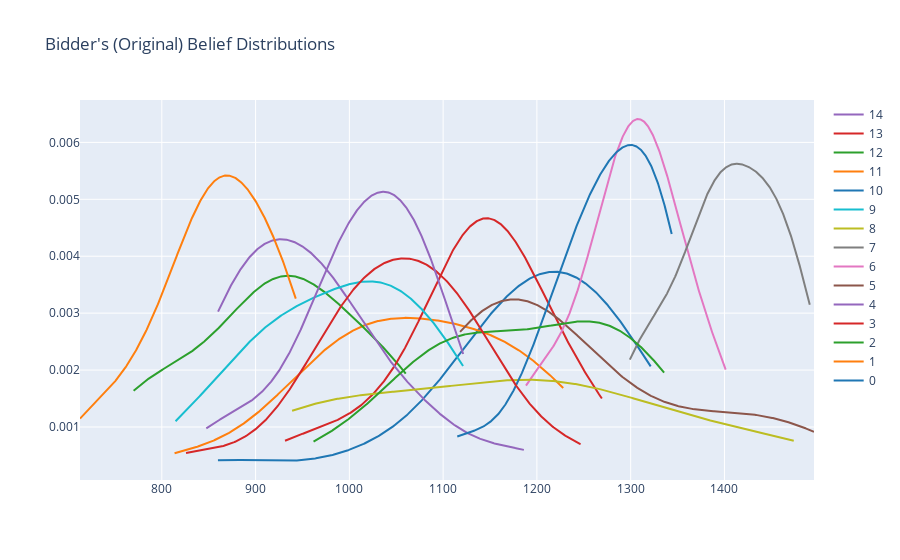
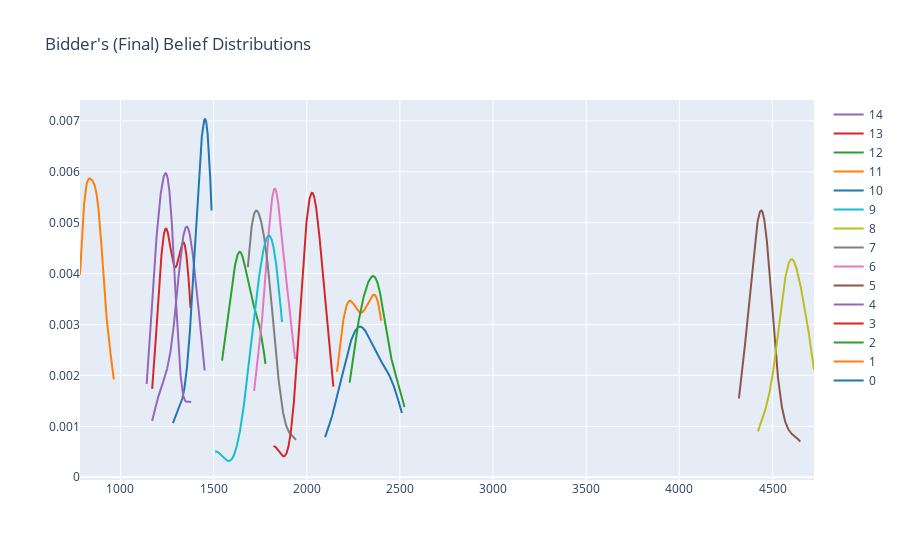

Source (notebook cell) for these figures, in order:
### Code cell
for i in range(0,len(all_original_bidders)):
    plot_belief_distributions(list(map(lambda bidder: bidder.value_belief_distribution,
                                 all_original_bidders[i])), 'Bidder\'s (Original) Belief Distributions')
    plot_belief_distributions(list(map(lambda bidder: bidder.value_belief_distribution,
                                       all_final_bidders[i])), 'Bidder\'s (Final) Belief Distributions')

### Figure 1 — Plotly figure (JSON) as saved in the notebook; plotly's stock layout.template omitted (floating-point values rounded to 4 significant figures; data arrays with more than 128 entries replaced by an {"elided": "..."} marker saying what was removed)
{"data": [{"legendgroup": "0", "marker": {"color": "rgb(31, 119, 180)"}, "mode": "lines", "name": "0", "showlegend": true, "type": "scatter", "x": {"elided": "500 float values"}, "xaxis": "x", "y": {"elided": "500 float values"}, "yaxis": "y"}, {"legendgroup": "1", "marker": {"color": "rgb(255, 127, 14)"}, "mode": "lines", "name": "1", "showlegend": true, "type": "scatter", "x": {"elided": "500 float values"}, "xaxis": "x", "y": {"elided": "500 float values"}, "yaxis": "y"}, {"legendgroup": "2", "marker": {"color": "rgb(44, 160, 44)"}, "mode": "lines", "name": "2", "showlegend": true, "type": "scatter", "x": {"elided": "500 float values"}, "xaxis": "x", "y": {"elided": "500 float values"}, "yaxis": "y"}, {"legendgroup": "3", "marker": {"color": "rgb(214, 39, 40)"}, "mode": "lines", "name": "3", "showlegend": true, "type": "scatter", "x": {"elided": "500 float values"}, "xaxis": "x", "y": {"elided": "500 float values"}, "yaxis": "y"}, {"legendgroup": "4", "marker": {"color": "rgb(148, 103, 189)"}, "mode": "lines", "name": "4", "showlegend": true, "type": "scatter", "x": {"elided": "500 float values"}, "xaxis": "x", "y": {"elided": "500 float values"}, "yaxis": "y"}, {"legendgroup": "5", "marker": {"color": "rgb(140, 86, 75)"}, "mode": "lines", "name": "5", "showlegend": true, "type": "scatter", "x": {"elided": "500 float values"}, "xaxis": "x", "y": {"elided": "500 float values"}, "yaxis": "y"}, {"legendgroup": "6", "marker": {"color": "rgb(227, 119, 194)"}, "mode": "lines", "name": "6", "showlegend": true, "type": "scatter", "x": {"elided": "500 float values"}, "xaxis": "x", "y": {"elided": "500 float values"}, "yaxis": "y"}, {"legendgroup": "7", "marker": {"color": "rgb(127, 127, 127)"}, "mode": "lines", "name": "7", "showlegend": true, "type": "scatter", "x": {"elided": "500 float values"}, "xaxis": "x", "y": {"elided": "500 float values"}, "yaxis": "y"}, {"legendgroup": "8", "marker": {"color": "rgb(188, 189, 34)"}, "mode": "lines", "name": "8", "showlegend": true, "type": "scatter", "x": {"elided": "500 float values"}, "xaxis": "x", "y": {"elided": "500 float values"}, "yaxis": "y"}, {"legendgroup": "9", "marker": {"color": "rgb(23, 190, 207)"}, "mode": "lines", "name": "9", "showlegend": true, "type": "scatter", "x": {"elided": "500 float values"}, "xaxis": "x", "y": {"elided": "500 float values"}, "yaxis": "y"}, {"legendgroup": "10", "marker": {"color": "rgb(31, 119, 180)"}, "mode": "lines", "name": "10", "showlegend": true, "type": "scatter", "x": {"elided": "500 float values"}, "xaxis": "x", "y": {"elided": "500 float values"}, "yaxis": "y"}, {"legendgroup": "11", "marker": {"color": "rgb(255, 127, 14)"}, "mode": "lines", "name": "11", "showlegend": true, "type": "scatter", "x": {"elided": "500 float values"}, "xaxis": "x", "y": {"elided": "500 float values"}, "yaxis": "y"}, {"legendgroup": "12", "marker": {"color": "rgb(44, 160, 44)"}, "mode": "lines", "name": "12", "showlegend": true, "type": "scatter", "x": {"elided": "500 float values"}, "xaxis": "x", "y": {"elided": "500 float values"}, "yaxis": "y"}, {"legendgroup": "13", "marker": {"color": "rgb(214, 39, 40)"}, "mode": "lines", "name": "13", "showlegend": true, "type": "scatter", "x": {"elided": "500 float values"}, "xaxis": "x", "y": {"elided": "500 float values"}, "yaxis": "y"}, {"legendgroup": "14", "marker": {"color": "rgb(148, 103, 189)"}, "mode": "lines", "name": "14", "showlegend": true, "type": "scatter", "x": {"elided": "500 float values"}, "xaxis": "x", "y": {"elided": "500 float values"}, "yaxis": "y"}], "layout": {"barmode": "overlay", "hovermode": "closest", "legend": {"traceorder": "reversed"}, "title": {"text": "Bidder's (Original) Belief Distributions"}, "xaxis": {"anchor": "y2", "domain": [0, 1], "zeroline": false}, "yaxis": {"anchor": "free", "domain": [0, 1], "position": 0}}}

### Figure 2 — Plotly figure (JSON) as saved in the notebook; plotly's stock layout.template omitted (floating-point values rounded to 4 significant figures; data arrays with more than 128 entries replaced by an {"elided": "..."} marker saying what was removed)
{"data": [{"legendgroup": "0", "marker": {"color": "rgb(31, 119, 180)"}, "mode": "lines", "name": "0", "showlegend": true, "type": "scatter", "x": {"elided": "500 float values"}, "xaxis": "x", "y": {"elided": "500 float values"}, "yaxis": "y"}, {"legendgroup": "1", "marker": {"color": "rgb(255, 127, 14)"}, "mode": "lines", "name": "1", "showlegend": true, "type": "scatter", "x": {"elided": "500 float values"}, "xaxis": "x", "y": {"elided": "500 float values"}, "yaxis": "y"}, {"legendgroup": "2", "marker": {"color": "rgb(44, 160, 44)"}, "mode": "lines", "name": "2", "showlegend": true, "type": "scatter", "x": {"elided": "500 float values"}, "xaxis": "x", "y": {"elided": "500 float values"}, "yaxis": "y"}, {"legendgroup": "3", "marker": {"color": "rgb(214, 39, 40)"}, "mode": "lines", "name": "3", "showlegend": true, "type": "scatter", "x": {"elided": "500 float values"}, "xaxis": "x", "y": {"elided": "500 float values"}, "yaxis": "y"}, {"legendgroup": "4", "marker": {"color": "rgb(148, 103, 189)"}, "mode": "lines", "name": "4", "showlegend": true, "type": "scatter", "x": {"elided": "500 float values"}, "xaxis": "x", "y": {"elided": "500 float values"}, "yaxis": "y"}, {"legendgroup": "5", "marker": {"color": "rgb(140, 86, 75)"}, "mode": "lines", "name": "5", "showlegend": true, "type": "scatter", "x": {"elided": "500 float values"}, "xaxis": "x", "y": {"elided": "500 float values"}, "yaxis": "y"}, {"legendgroup": "6", "marker": {"color": "rgb(227, 119, 194)"}, "mode": "lines", "name": "6", "showlegend": true, "type": "scatter", "x": {"elided": "500 float values"}, "xaxis": "x", "y": {"elided": "500 float values"}, "yaxis": "y"}, {"legendgroup": "7", "marker": {"color": "rgb(127, 127, 127)"}, "mode": "lines", "name": "7", "showlegend": true, "type": "scatter", "x": {"elided": "500 float values"}, "xaxis": "x", "y": {"elided": "500 float values"}, "yaxis": "y"}, {"legendgroup": "8", "marker": {"color": "rgb(188, 189, 34)"}, "mode": "lines", "name": "8", "showlegend": true, "type": "scatter", "x": {"elided": "500 float values"}, "xaxis": "x", "y": {"elided": "500 float values"}, "yaxis": "y"}, {"legendgroup": "9", "marker": {"color": "rgb(23, 190, 207)"}, "mode": "lines", "name": "9", "showlegend": true, "type": "scatter", "x": {"elided": "500 float values"}, "xaxis": "x", "y": {"elided": "500 float values"}, "yaxis": "y"}, {"legendgroup": "10", "marker": {"color": "rgb(31, 119, 180)"}, "mode": "lines", "name": "10", "showlegend": true, "type": "scatter", "x": {"elided": "500 float values"}, "xaxis": "x", "y": {"elided": "500 float values"}, "yaxis": "y"}, {"legendgroup": "11", "marker": {"color": "rgb(255, 127, 14)"}, "mode": "lines", "name": "11", "showlegend": true, "type": "scatter", "x": {"elided": "500 float values"}, "xaxis": "x", "y": {"elided": "500 float values"}, "yaxis": "y"}, {"legendgroup": "12", "marker": {"color": "rgb(44, 160, 44)"}, "mode": "lines", "name": "12", "showlegend": true, "type": "scatter", "x": {"elided": "500 float values"}, "xaxis": "x", "y": {"elided": "500 float values"}, "yaxis": "y"}, {"legendgroup": "13", "marker": {"color": "rgb(214, 39, 40)"}, "mode": "lines", "name": "13", "showlegend": true, "type": "scatter", "x": {"elided": "500 float values"}, "xaxis": "x", "y": {"elided": "500 float values"}, "yaxis": "y"}, {"legendgroup": "14", "marker": {"color": "rgb(148, 103, 189)"}, "mode": "lines", "name": "14", "showlegend": true, "type": "scatter", "x": {"elided": "500 float values"}, "xaxis": "x", "y": {"elided": "500 float values"}, "yaxis": "y"}], "layout": {"barmode": "overlay", "hovermode": "closest", "legend": {"traceorder": "reversed"}, "title": {"text": "Bidder's (Final) Belief Distributions"}, "xaxis": {"anchor": "y2", "domain": [0, 1], "zeroline": false}, "yaxis": {"anchor": "free", "domain": [0, 1], "position": 0}}}
